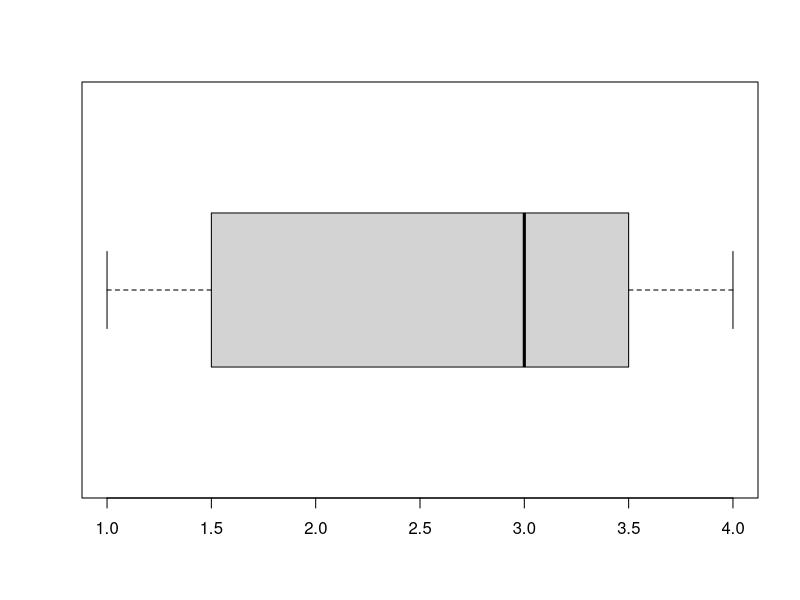

This chart was generated by the following R code:
#EJERCICIO4
x=c(rep(2,10),rep(1.5,15),rep(2,20),rep(3,25),rep(3.5,25),4)
x=c(rep(1,10),rep(1.5,15),rep(2,20),rep(3,25),rep(3.5,25),4)
boxplot(x,horizontal = T)

y=0.252*x-10
round(summary(y),2)
paste("sd(y)=",round(sd(y),2))
round(quantile(y,c(0.01,0.10,0.2,0.35,0.45,0.80,0.90)),2)






